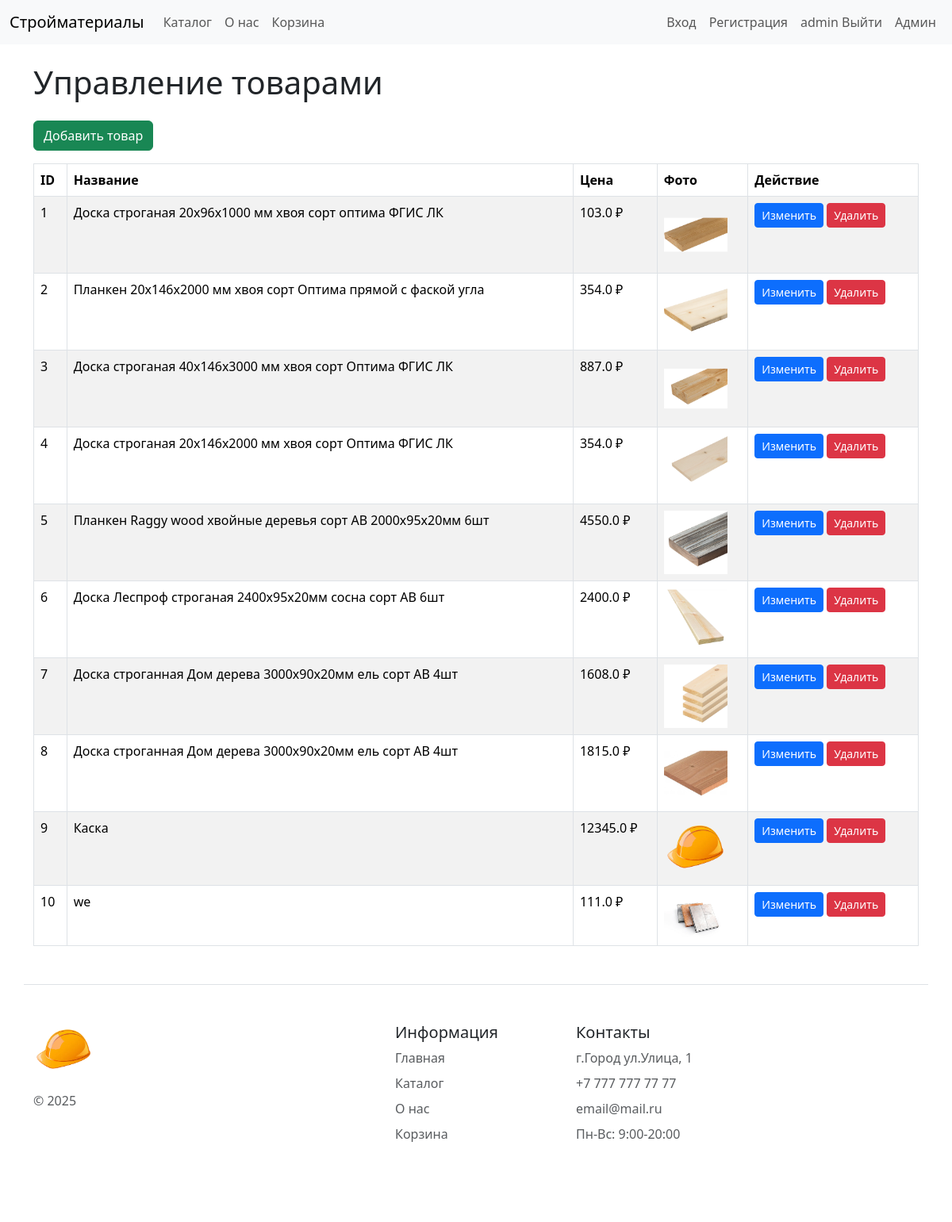
The page /admin (signed in) on the database its author committed.
### tables this page shows
CREATE TABLE products (
            id INTEGER PRIMARY KEY AUTOINCREMENT,
            name TEXT NOT NULL,
            price REAL NOT NULL,
            image_url TEXT NOT NULL,
            created_at TIMESTAMP DEFAULT CURRENT_TIMESTAMP
        );

### app.py (the view)
@app.route('/admin')
def admin_panel():
    if session.get("role") != "admin":
        return "Доступ запрещён"
    products = load_products()
    return render_template('admin_products.html', products=products)

### app.py (called while the page is built)
@contextmanager
def get_db_connection():
    conn = sqlite3.connect(app.config['DATABASE'])
    conn.row_factory = sqlite3.Row
    try:
        yield conn
        conn.commit()
    except Exception:
        conn.rollback()
        raise
    finally:
        conn.close()

def load_products():
    with get_db_connection() as conn:
        products = conn.execute('SELECT * FROM products').fetchall()
        return [dict(product) for product in products]

@app.before_request
def before_request():
    if 'cart' not in session:
        session['cart'] = {}

### templates/admin_products.html (shortened to what this page needs)
{% extends "base.html" %}
{% block content %}
<div class="container mt-4">
    <h1>Управление товарами</h1>
    <a href="/admin/products/add" class="btn btn-success my-3">Добавить товар</a>
    <table class="table table-bordered table-striped">
        <thead>
            <tr>
                <th>ID</th>
                <th>Название</th>
                <th>Цена</th>
                <th>Фото</th>
                <th>Действие</th>
            </tr>
        </thead>
        <tbody>
            {% for p in products %}
            <tr>
                <td>{{ p.id }}</td>
                <td>{{ p.name }}</td>
                <td>{{ p.price }} ₽</td>
                <td><img src="{{ url_for('static', filename=p.image_url) }}" width="80"></td>
                <td>
                    <a href="/admin/products/edit/{{ p.id }}" class="btn btn-primary btn-sm">Изменить</a>
                   <button onclick="deleteProduct({{p.id}})" class="btn btn-danger btn-sm">Удалить</button>
                </td>
            </tr>
            {% endfor %}
        </tbody>
    </table>
</div>
{% endblock %}

### rows shown on the page
products: id "1", name "Доска строганая 20x96x1000 мм хвоя сорт оптима ФГИС ЛК", price "103.0", image_url (picture)
products: id "2", name "Планкен 20x146x2000 мм хвоя сорт Оптима прямой с фаской угла", price "354.0", image_url (picture)
products: id "3", name "Доска строганая 40x146x3000 мм хвоя сорт Оптима ФГИС ЛК", price "887.0", image_url (picture)
products: id "4", name "Доска строганая 20x146x2000 мм хвоя сорт Оптима ФГИС ЛК", price "354.0", image_url (picture)
products: id "5", name "Планкен Raggy wood хвойные деревья сорт АВ 2000x95x20мм 6шт", price "4550.0", image_url (picture)
products: id "6", name "Доска Леспроф строганая 2400x95x20мм сосна сорт AB 6шт", price "2400.0", image_url (picture)
products: id "7", name "Доска строганная Дом дерева 3000x90x20мм ель сорт AB 4шт", price "1608.0", image_url (picture)
products: id "8", name "Доска строганная Дом дерева 3000x90x20мм ель сорт AB 4шт", price "1815.0", image_url (picture)
products: id "9", name "Каска", price "12345.0", image_url (picture)
products: id "10", name "we", price "111.0", image_url (picture)

### other values the page prints
{{ session.username }} "admin"
